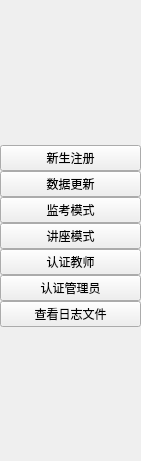
   <widget class="QWidget" name="menu" native="true">
    <property name="geometry">
     <rect>
      <x>0</x>
      <y>0</y>
      <width>141</width>
      <height>461</height>
     </rect>
    </property>
    <property name="styleSheet">
     <string notr="true"/>
    </property>
    <layout class="QVBoxLayout" name="verticalLayout">
     <property name="spacing">
      <number>0</number>
     </property>
     <property name="leftMargin">
      <number>0</number>
     </property>
     <property name="topMargin">
      <number>11</number>
     </property>
     <property name="rightMargin">
      <number>0</number>
     </property>
     <property name="bottomMargin">
      <number>0</number>
     </property>
     <item>
      <spacer name="verticalSpacer_15">
       <property name="orientation">
        <enum>Qt::Vertical</enum>
       </property>
       <property name="sizeHint" stdset="0">
        <size>
         <width>20</width>
         <height>40</height>
        </size>
       </property>
      </spacer>
     </item>
     <item>
      <widget class="QPushButton" name="Newstu_buttn">
       <property name="styleSheet">
        <string notr="true"/>
       </property>
       <property name="text">
        <string>新生注册</string>
       </property>
      </widget>
     </item>
     <item>
      <widget class="QPushButton" name="Updata_buttn">
       <property name="text">
        <string>数据更新</string>
       </property>
      </widget>
     </item>
     <item>
      <widget class="QPushButton" name="Ident_buttn">
       <property name="styleSheet">
        <string notr="true"/>
       </property>
       <property name="text">
        <string>监考模式</string>
       </property>
      </widget>
     </item>
     <item>
      <widget class="QPushButton" name="Spk_buttn">
       <property name="styleSheet">
        <string notr="true"/>
       </property>
       <property name="text">
        <string>讲座模式</string>
       </property>
      </widget>
     </item>
     <item>
      <widget class="QPushButton" name="Teach_buttn">
       <property name="text">
        <string>认证教师</string>
       </property>
      </widget>
     </item>
     <item>
      <widget class="QPushButton" name="Offic_buttn">
       <property name="text">
        <string>认证管理员</string>
       </property>
      </widget>
     </item>
     <item>
      <widget class="QPushButton" name="Log_buttn">
       <property name="text">
        <string>查看日志文件</string>
       </property>
      </widget>
     </item>
     <item>
      <spacer name="verticalSpacer_14">
       <property name="orientation">
        <enum>Qt::Vertical</enum>
       </property>
       <property name="sizeHint" stdset="0">
        <size>
         <width>20</width>
         <height>40</height>
        </size>
       </property>
      </spacer>
     </item>
    </layout>
   </widget>
